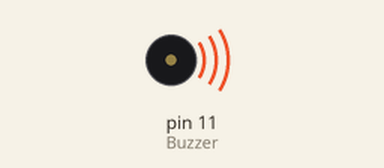
This sketch was run on a simulated Arduino Uno, built for the host (arithmetic inside an expression is 32-bit, double 64-bit). Shown: buzzer (waves = sounding).

Above: at 0.5 s.
Timing chart, 0 to 20.8 s (numbered marks = the images above):
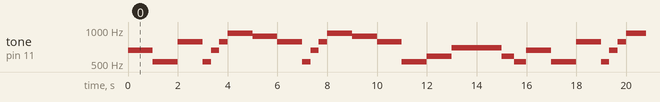

The sketch:

KSPthemeSong.ino
```cpp
// Kerbal Space Program


int Tempo = 400; // Set up a tempo. I used this https://www.instructables.com/id/Arduino-Harry-Potter-Theme-Song/ for setting note lengths and to keep them in correct relation. See the code.


// Define notes and their frequencies.
#define C 523.25
#define E 659.25
#define F 698.46
#define G 783.99
#define la 880
#define Bb 932.33


int Buzzer = 11;


void setup() {
  // put your setup code here, to run once:
pinMode(Buzzer, OUTPUT);

}
void sound(int pin, int note, int duration) {
tone(pin, note, duration);
delay(duration);
noTone; }

void loop() {
  // put your main code here, to run repeatedly:
sound(Buzzer, 659.25, 1000); // EHigh
sound(Buzzer, 523.25, 1000); //
sound(Buzzer, 783.99, 1000);
sound(Buzzer, 523.25, 333.33);
sound(Buzzer, 659.25, 333.33);
sound(Buzzer, 783.99, 333.33);
sound(Buzzer, 932.33, 1000);
sound(Buzzer, 880, 1000);
sound(Buzzer, 783.99, 1000);
sound(Buzzer, 523.25, 333.33);
sound(Buzzer, 659.25, 333.33);
sound(Buzzer, 783.99, 333.33);
sound(Buzzer, 932.33, 1000);
sound(Buzzer, 880, 1000);
sound(Buzzer, 783.99, 1000);
sound(Buzzer, 523.25, 1000);
sound(Buzzer, 587.33, 1000);
sound(Buzzer, 698.46, 2000);
sound(Buzzer, 587.33, 500);
sound(Buzzer, 523.25, 500);


}
```
